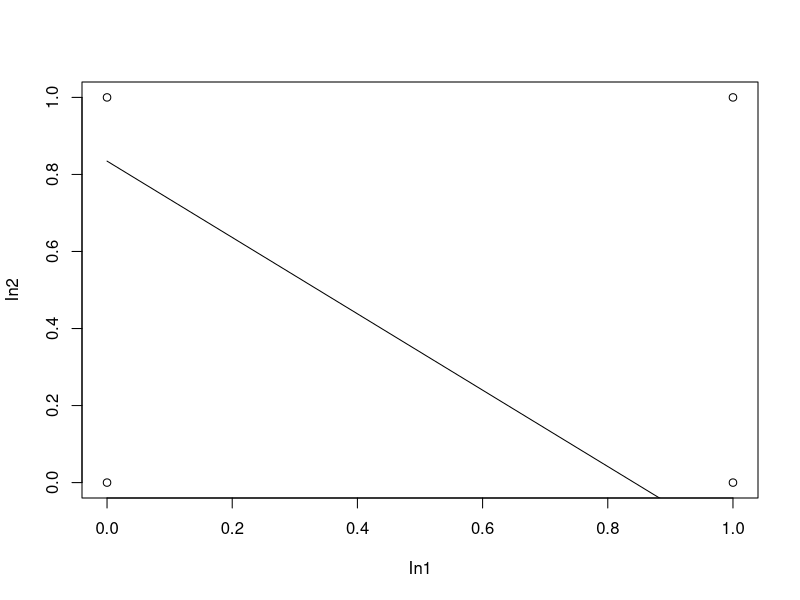

The R script that drew this image:
# input : N x m
# output : N x n
# weight : m x n
# answer : N x n

weights_init <- function(m, n) {
    w <- runif(m, -1, 1)
    if(n==1) {
        return(w) # m x 1 matrix
    } else {
        for (i in 2:n) {
            w <- cbind(w, runif(m, -1, 1))
        }
        return(w)
    }
}

# Only Binary Activation
activation <- function(s) {
    ans <- if(s > 0) 1 else 0
    return(ans)
}

output <- function(weights, input) {
    s <- input %*% weights
    g <- Vectorize(activation)
    y <- g(s)
    return(y)
}

update <- function(weights, input, answer, eta = 0.25) {
    y <- output(weights, input)
    w <- weights - eta * (t(input) %*% (y - answer))
    return(w)
}

train <- function(weights, input, answer, eta = 0.25, times) {
    w <- weights
    for (i in 1:(times - 1)) {
       w <- update(w, input, answer, eta = 0.25)
       print(w)
    }
    return(output(w, input))
}

# ==============================================================================
# Example - OR
# ==============================================================================
w <- weights_init(3,1)

x <- matrix(0, 4, 3)
x[,1] = -1 # Bias
x[,2] = c(0,1,0,1)
x[,3] = c(0,0,1,1)

t <- c(0,1,1,1)

y <- train(w, x, t, 0.25, 100)

print(y)


# Sample Plot
f <- function(x) {
    w0 <- 0.2356196
    w1 <- 0.2797721
    w2 <- 0.2823095
    return(- w1 / w2 * x + w0 / w2)
}

plot(f, type='l', xlim=c(0,1), ylim=c(0,1), xlab="In1", ylab="In2")
points(0,0)
points(1,0)
points(0,1)
points(1,1)
